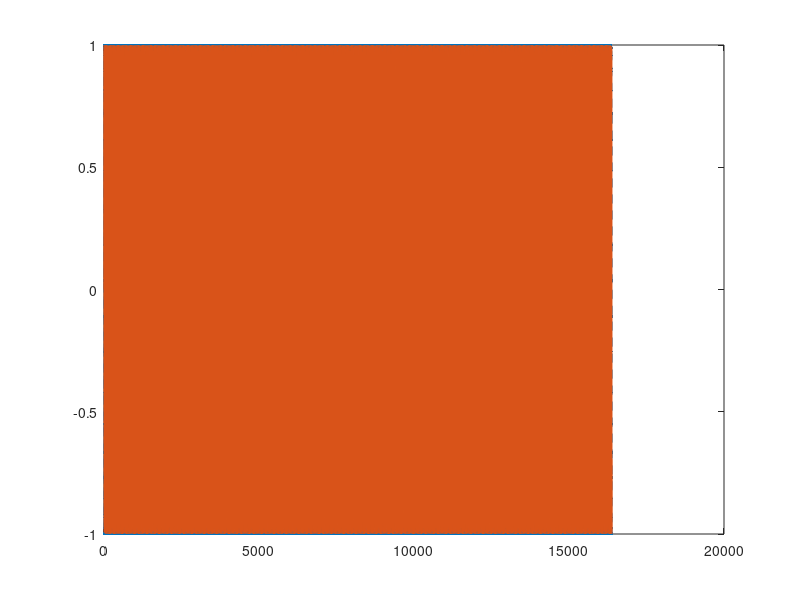
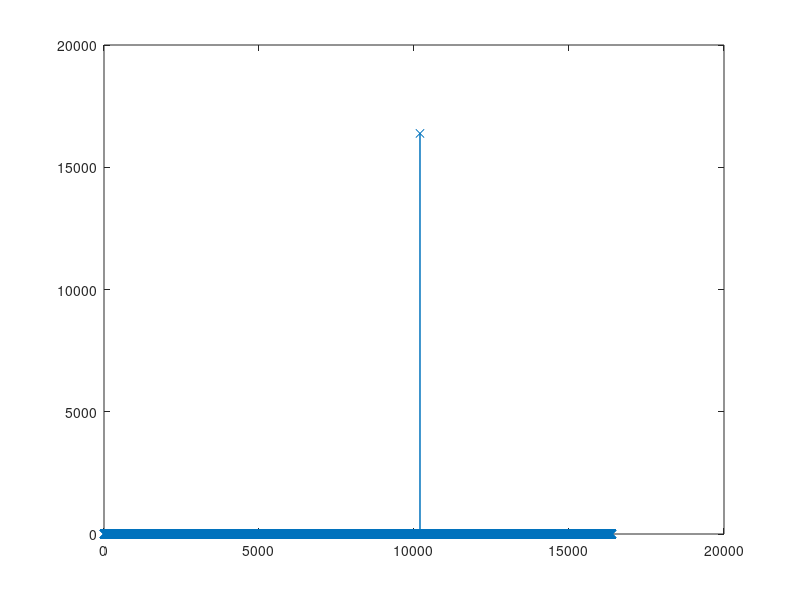

MATLAB code for these plots, in order:
close all;
clear all;
clc;

fileName = "singleTone.txt";
Fs = 122.88e6;
Fc = 15e6;
L = 16384; % max is 16384
t = 1/Fs*(0:L-1);

%%
signal = exp(1i*2*pi*Fc*t); 

% signal1 = zeros(1, L*2);
% 
% for i = 1:length(signal)
%     signal1(1, 2*i-1) = signal(1, i);
%     signal1(1, 2*i) = signal(1, i);
% end
% signal = signal1;
% 
% Fc2 = Fs/2+1e5;
% disturb = exp(1i*2*pi*Fc2*t);
% 
% figure;
% plot(real(disturb), '.r'); hold on
% plot(imag(disturb),'-xb');
% 
% signal = signal + real(disturb); 


figure;
plot(real(signal), '--.'); hold on
plot(imag(signal));

figure;
plot(abs(fftshift(fft(signal))), '-x');

%%
if 1
% Convert the complex waveform to fixed-point 16-bit and then to hexadecimal
I_fixed = int16(real(signal) * 32767);
Q_fixed = int16(imag(signal) * 32767);

I_hex = dec2hex(typecast(I_fixed, 'uint16'), 4); % Convert to 16-bit hex
Q_hex = dec2hex(typecast(Q_fixed, 'uint16'), 4); % Convert to 16-bit hex

% Combine the hex strings into the desired format
hexStrings = strcat('0x', I_hex, Q_hex);

% Save to a text file
fileID = fopen(fileName, 'w');
for i = 1:length(hexStrings)
    fprintf(fileID, '%s,\n', hexStrings(i, :));
end
fclose(fileID);

end

if 0
fileName = "Test1.bin";
fid = fopen(fileName, 'wb');
% Check if the file opened successfully
if fid == -1
    error('Failed to open file for writing');
end

% Write the int16 data to the file
IQ_fixed = zeros(1, length(I_fixed));
for index = 1:length(I_fixed)
    IQ_fixed(1, 2*index-1) = I_fixed(1, index);
    IQ_fixed(1, 2*index) = Q_fixed(1, index);    
end

fwrite(fid, IQ_fixed, 'int16');

% Close the file
fclose(fid);
end

